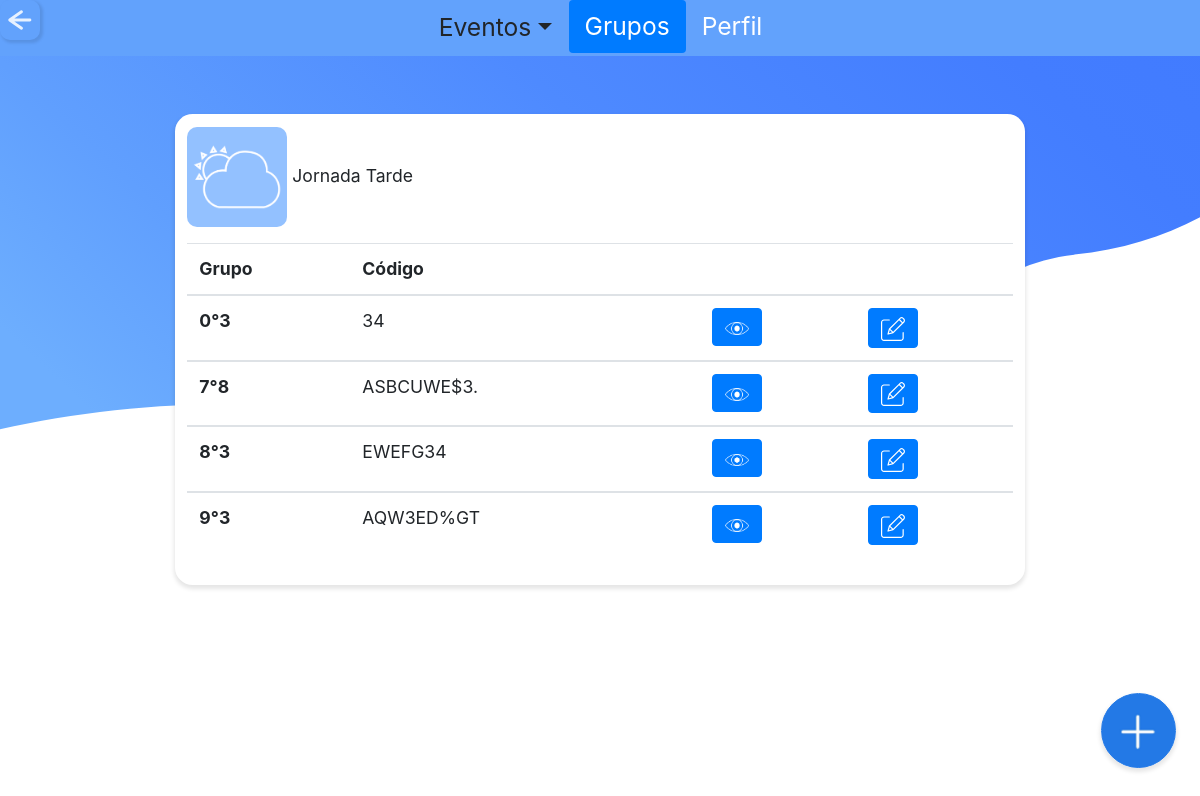
The page /admin/conj_grupos.php?id=J2 (signed in) on the database its author committed.
### tables this page shows
CREATE TABLE `tbl_jornada` (
  `id_jornada` varchar(3) NOT NULL,
  `descripcion_j` varchar(20) NOT NULL
);

CREATE TABLE `tbl_grupo` (
  `codigo_g` varchar(10) NOT NULL,
  `grado_g` int(11) NOT NULL,
  `grupo_g` varchar(3) NOT NULL,
  `id_jornada` varchar(3) NOT NULL
);

### admin/conj_grupos.php (the view, shortened to what this page needs)
<?php
  include "../php/conexion.php";
  include "../php/variables.php";
?>
<!doctype html>
<html>
  <head>
  <?php
    $title="Administrador | SchoolTime";
    echo Links($title);
    ?>
  </head>
  <body>
    <?php
    $titulo="grupos";
    echo Eventos($titulo); ?>
<br>
<br>
<br>
<br>
<?php
$id=$_REQUEST['id'];
  $queryJ="SELECT * FROM tbl_jornada WHERE id_jornada='$id'";
  $resultadoJ=$conexion->query($queryJ);
  $rowJ=$resultadoJ->fetch_assoc();
  ?>
<div class="center-90">
<div class="titulo_perfil default">
  <div class="medio">
  <?php
  if($rowJ['id_jornada'] == "J1"){
    ?>
    <img class="tipo-evento" src="../iconos/manana3.png">
    <?php
  }elseif($rowJ['id_jornada'] == "J2"){
    ?>
    <img class="tipo-evento" src="../iconos/tarde3.png">
    <?php
  }else{
    ?>
    <img class="cuadro_grupo">
    <?php
  }
  ?>
    <?php echo $rowJ['descripcion_j']?>
    <table class="table margin-top-1">
    <thead>
    <tr>
      <th scope="col">Grupo</th>
      <th>Código</th>
      <th></th>
      <th></th>
      <th></th>
    </tr>
  </thead>
  <?php
  $query="SELECT * FROM tbl_grupo WHERE id_jornada='$id' ORDER BY grado_g";
	$resultado=$conexion->query($query);
	while ($row=$resultado->fetch_assoc()){
  ?>
  <tbody>
    <tr>
    <th scope="col"><?php echo $row['grado_g']?>°<?php echo $row['grupo_g']?></th>
     <td><?php echo $row['codigo_g']?></td>
     <td>
     </td>
     <td>
      <a  href="grupos_desc.php?id=<?php echo $row['codigo_g']?>" style="color: white; text-decoration: none; ">
     <button type="button" class="btn btn-primary btn-icon-2">
      <img class="icon" src="../svg/view.png"></button></a>
     </td>
     <td>
      <a  href="actualizar_grupo.php?id=<?php echo $row['codigo_g']?>" style="color: white; text-decoration: none; ">
     <button type="button" class="btn btn-primary btn-icon-2">
      <img class="icon" src="../svg/edit.svg"></button></a>
     </td>
    </tr>
    <?php
}
?>
  </tbody>
</table>
  </div>
</div>
</div>
<center>
<a href="nuevo_grupo.php?id=<?php echo $rowJ['id_jornada']?>">
  <div class="form-check form-check-inline">
  <input  class="btn_ok large" type="button" value="Nuevo Grupo">
  </div>
  </a>
  </center>
  </body>
</html>

### css/style.css (style rules this page uses)
* { padding: 0; margin: 0; }
body { background: url(../svg/back_one.svg) no-repeat center center fixed; background-size: cover; font-size: 110%; }
.center-90 { margin: 0 auto; max-width: 90%; padding: 0.5em; border: 0px solid #CCC; border-radius: 1em; background-color: transparent; }
.icon { width:100%; }
.btn-icon-2 { max-width:50px; }
.btn_ok { position: fixed; bottom: 0; right: 1.5rem; display: inline-block; font-weight: 400; color: transparent; -webkit-user-select: none; -moz-user-select: none; -ms-user-select: none; user-select: none; width: 75px; height: 75px; box-shadow: 0px 3px 4px 1px rgba(0, 0, 0, 0.1); background-color: c; background: url(../iconos/nuevo_env.png) no-repeat center center; background-size: 100%; border: 1px solid #2379E6; padding: 0.375rem 0.75rem; margin-bottom: 2rem; line-height: 1.5; border-radius: 3rem; margin-left: -1.5rem; transition: width .7s; }
input { background-color: white; width: 80px; height: 80px; border-radius: 10px; border-color: transparent; color: transparent; box-shadow: 2px 2px 3px 1px rgba(0, 0, 0, 0.1); }
.large { font-size: 140%; }
.tipo-evento { background-color: white; width: 100px; height: 100px; border-radius: 10px; border-color: #F2F2F2; color: transparent; }
.medio { margin: 0 auto; max-width: 80%; padding: 0.7em; border: 0px solid #CCC; box-shadow: 0px 3px 4px 1px rgba(0, 0, 0, 0.1); border-radius: 1em; background-color: white; margin-bottom: 0.6rem; text-decoration: none; }
.margin-top-1 { margin-top: 1rem; }

### rows shown on the page
tbl_jornada: descripcion_j "Jornada Tarde"
tbl_grupo: grado_g "0", grupo_g "3", codigo_g "34"
tbl_grupo: grado_g "7", grupo_g "8", codigo_g "ASBCUWE$3."
tbl_grupo: grado_g "8", grupo_g "3", codigo_g "EWEFG34"
tbl_grupo: grado_g "9", grupo_g "3", codigo_g "AQW3ED%GT"
